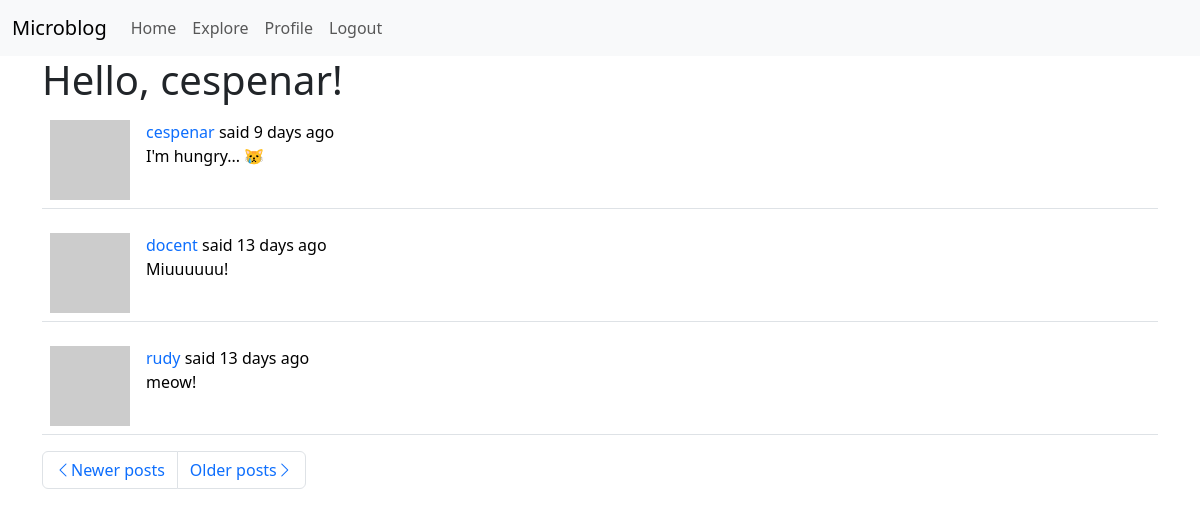
/explore?page=3 (signed in), run on the app's committed database.
### app/models.py (models this page shows, shortened)
class User(UserMixin, db.Model):
    id = db.Column(db.Integer, primary_key=True)
    username = db.Column(db.String(64), index=True, unique=True)
    email = db.Column(db.String(120), index=True, unique=True)
    password_hash = db.Column(db.String(128))
    posts = db.relationship('Post', backref='author', lazy='dynamic')
    about_me = db.Column(db.String(140))
    last_seen = db.Column(db.DateTime, default=datetime.utcnow)
    followed = db.relationship(
        'User',
        secondary=followers,
        primaryjoin=(followers.c.follower_id == id),
        secondaryjoin=(followers.c.followed_id == id),
        backref=db.backref('followers', lazy='dynamic'),
        lazy='dynamic'
    )
    def avatar(self, size):
        digest = md5(self.email.lower().encode('utf-8')).hexdigest()
        return f'https://www.gravatar.com/avatar/{digest}?d=identicon&s={size}'

class Post(db.Model):
    id = db.Column(db.Integer, primary_key=True)
    body = db.Column(db.String(140))
    timestamp = db.Column(db.DateTime, index=True, default=datetime.utcnow)
    user_id = db.Column(db.Integer, db.ForeignKey('user.id'))
    language = db.Column(db.String(5))

### app/routes.py (the view)
@app.route('/explore')
@login_required
def explore():
    page = request.args.get('page', 1, type=int)
    posts = Post.query.order_by(Post.timestamp.desc()).paginate(
        page, app.config['POSTS_PER_PAGE'], False)
    next_url = url_for('explore',
                       page=posts.next_num) if posts.has_next else None
    prev_url = url_for('explore',
                       page=posts.prev_num) if posts.has_prev else None
    return render_template('index.html', title=_('Explore'), posts=posts.items,
                           next_url=next_url, prev_url=prev_url)

### app/models.py (called while the page is built)
@login.user_loader
def load_user(id):
    return User.query.get(int(id))

### app/routes.py (called while the page is built)
@app.before_request
def before_request():
    if current_user.is_authenticated:
        current_user.last_seen = datetime.utcnow()
        db.session.commit()
        g.locale = str(get_locale())

### app/templates/index.html (shortened to what this page needs)
{% extends "base.html" %}
{% from 'bootstrap5/form.html' import render_form %}
{% block app_content %}
    <h1>{{ _('Hello, %(username)s!', username=current_user.username) }}</h1>
    {% for post in posts %}
        {% include '_post.html' %}
    {% endfor %}
    <nav aria-label="...">
        <ul class="pagination">
            <li class="page-item{% if not prev_url %} disabled{% endif %}">
                <a class="page-link" href="{{ prev_url or '#' }}"
                   aria-label="Previous">
                    <span class="bi-chevron-left"
                          aria-hidden="true"></span>{{ _('Newer posts') }}
                </a>
            </li>
            <li class="page-item{% if not next_url %} disabled{% endif %}">
                <a class="page-link" href="{{ next_url or '#' }}"
                   aria-label="Next">
                    {{ _('Older posts') }}<span class="bi-chevron-right"
                                                aria-hidden="true"></span>
                </a>
            </li>
        </ul>
    </nav>
{% endblock %}

### app/templates/_post.html (shortened to what this page needs)
<table class="table table-hover">
    <tr>
        <td style="width: 70px">
            <a href="{{ url_for('user', username=post.author.username) }}">
                <img src="{{ post.author.avatar(70) }}" alt="User avatar">
            </a>
        </td>
        <td>
            {{ _('%(username)s said %(when)s',
                username=user_link, when=moment(post.timestamp).fromNow()) }}
            <br>
            <span id="post{{ post.id }}">{{ post.body }}</span>
        </td>
    </tr>
</table>

### app/templates/base.html (style rules this page uses)
a { text-decoration: none; }

### data on the page
Post: body "I'm hungry... 😿"
Post: body "Miuuuuuu!"
Post: body "meow!"
